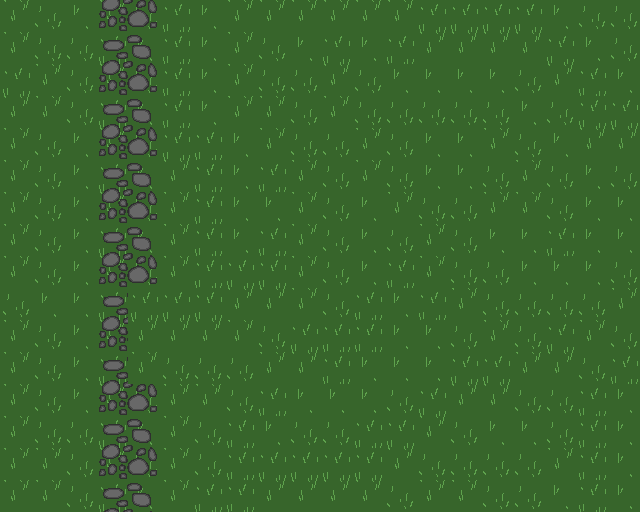

Below is a game level as drawn by its tile map, then a one-line description and the .tmx that defines it (tile-layer data replaced by summaries):
An orthogonal 20x16 tile map with 32x32 px tiles, 1 tile layer (Tile Layer 1).

<map version="1.2" tiledversion="1.3.5" orientation="orthogonal" renderorder="right-down" width="20" height="16" tilewidth="32" tileheight="32" infinite="0" nextlayerid="2" nextobjectid="1">
 <tileset firstgid="1" source="tilengine test.tsx" />
 <layer id="1" name="Tile Layer 1" width="20" height="16">
  <data>[320 cells, 320 non-empty, 8 distinct tile ids]</data>
 </layer>
</map>